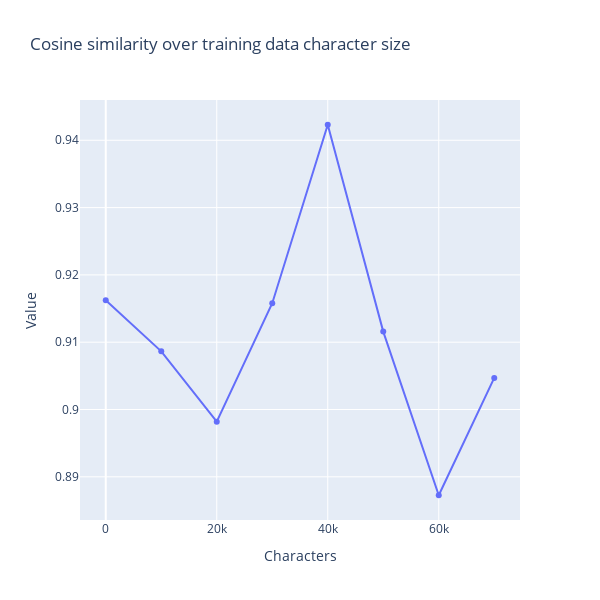

This figure's notebook cell:
### Code cell
# plot
import plotly.express as px
import plotly.graph_objects as go

fig = go.Figure()
fig.add_trace(
    go.Scatter(x=i_list, y=cossims, mode="lines+markers", name="cosine similarity")
)
fig.update_layout(
    title="Cosine similarity over training data character size",
    xaxis_title="Characters",
    yaxis_title="Value",
    width=600,
    height=600,
)
fig.show()

### Figure 1 — Plotly figure (JSON) as saved in the notebook; plotly's stock layout.template omitted (floating-point values rounded to 4 significant figures)
{"data": [{"mode": "lines+markers", "name": "cosine similarity", "type": "scatter", "x": [0, 10000, 20000, 30000, 40000, 50000, 60000, 70000], "y": [0.9162, 0.9086, 0.8982, 0.9158, 0.9423, 0.9116, 0.8873, 0.9047]}], "layout": {"height": 600, "title": {"text": "Cosine similarity over training data character size"}, "width": 600, "xaxis": {"title": {"text": "Characters"}}, "yaxis": {"title": {"text": "Value"}}}}
